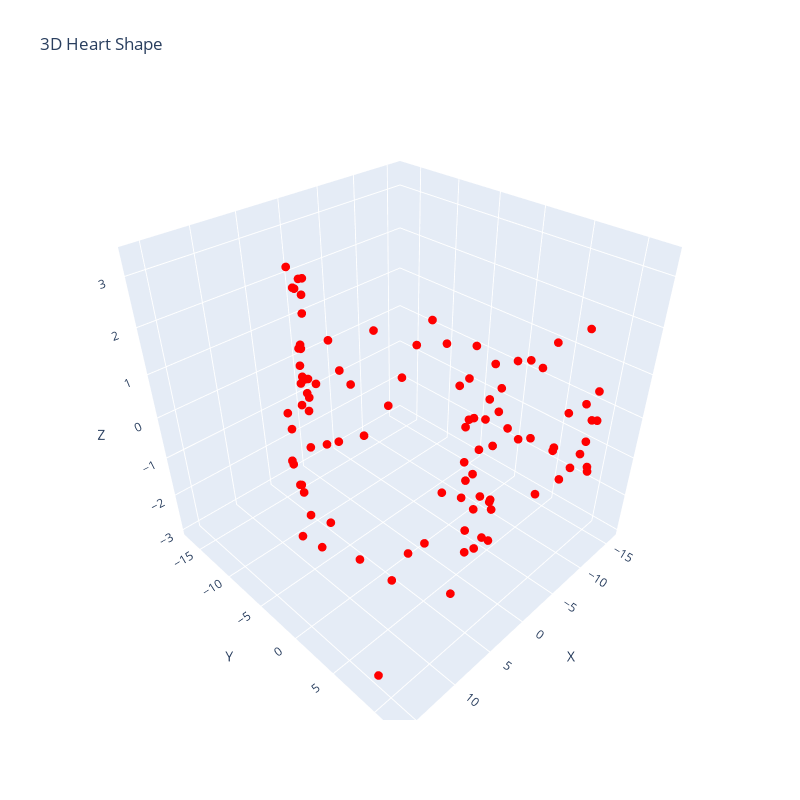

Notebook code cell kept with this figure:
### Code cell
from plotly import graph_objects as go

# Draw the heart shape in 3D by adding a z coordinate with some noise
# using plotly

z_heart = np.random.normal(0, 1, size=t.shape)

fig = go.Figure(data=[go.Scatter3d(
    x=x_heart,
    y=y_heart,
    z=z_heart,
    mode='markers',
    marker=dict(
        size=3,
        color='red',
    )
)])

fig.update_layout(
    title='3D Heart Shape',
    scene=dict(
        xaxis_title='X',
        yaxis_title='Y',
        zaxis_title='Z'
    ),
    width=800,
    height=800
)
